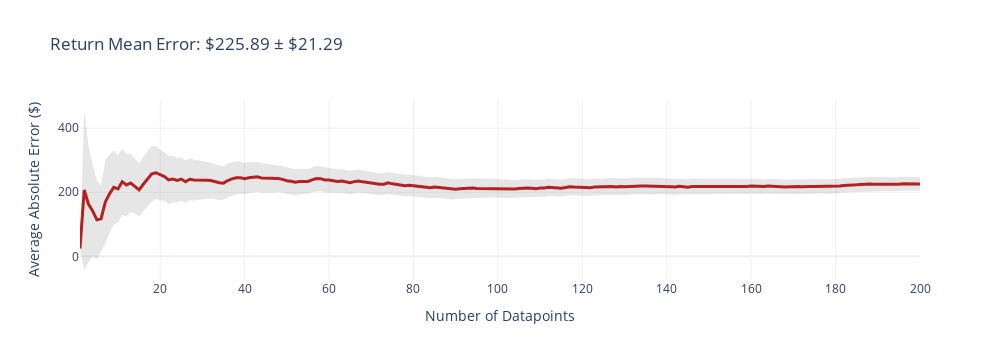
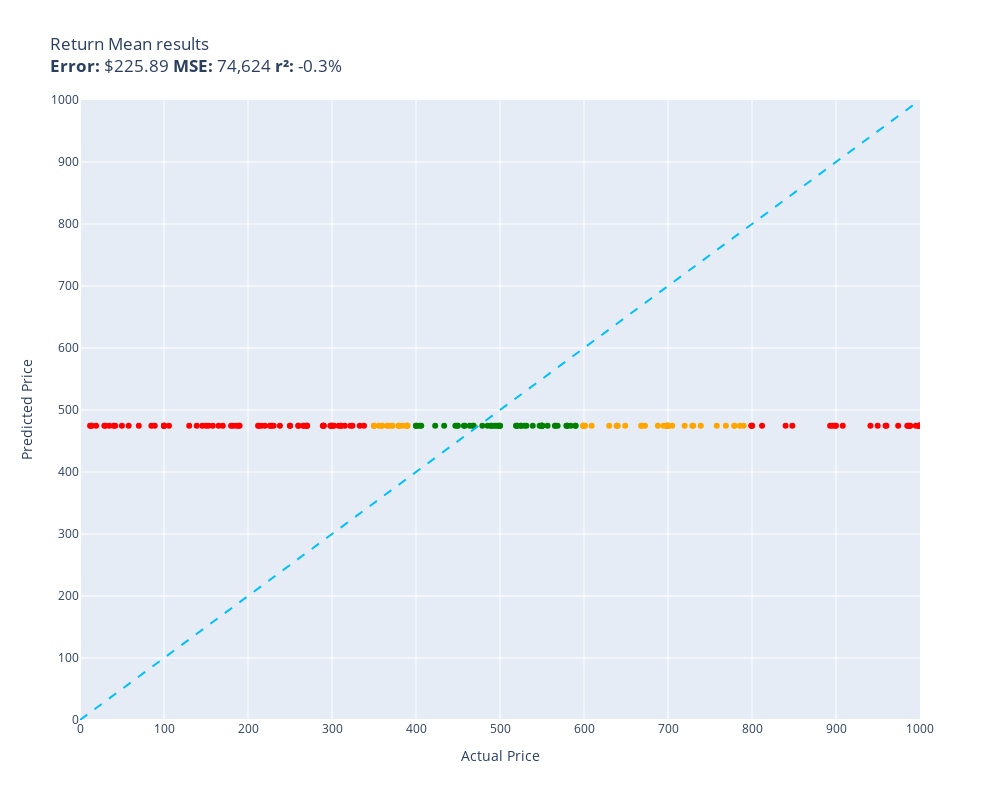

Write notebook code for charts like these, in order.
### Code cell
evaluate(return_mean, test)

### Figure 1 — Plotly figure (JSON) as saved in the notebook; plotly's stock layout.template omitted (floating-point values rounded to 4 significant figures; data arrays with more than 128 entries replaced by an {"elided": "..."} marker saying what was removed)
{"data": [{"fill": "toself", "fillcolor": "rgba(128,128,128,0.2)", "hoverinfo": "skip", "line": {"color": "rgba(255,255,255,0)"}, "name": "95% CI", "showlegend": false, "type": "scatter", "x": {"elided": "400 int values"}, "y": {"elided": "400 float values"}}, {"customdata": {"elided": "200x1 float values"}, "hovertemplate": "n=%{x}<br>Avg Error=$%{y:,.2f}<br>±95% CI=$%{customdata[0]:,.2f}<extra></extra>", "line": {"color": "firebrick", "width": 3}, "mode": "lines", "name": "Cumulative Avg Error", "type": "scatter", "x": {"elided": "200 int values"}, "y": {"elided": "200 float values"}}], "layout": {"height": 360, "showlegend": false, "title": {"text": "Return Mean Error: $225.89 ± $21.29"}, "width": 1000, "xaxis": {"title": {"text": "Number of Datapoints"}}, "yaxis": {"title": {"text": "Average Absolute Error ($)"}}}}

### Figure 2 — Plotly figure (JSON) as saved in the notebook; plotly's stock layout.template omitted (floating-point values rounded to 4 significant figures)
{"data": [{"customdata": [["Power Rangers Movie Legacy Helmet, Red\nGuess=$474.49 Actual=$449.89"], ["HP 21.5-Inch All-in-One Computer, AMD A4...\nGuess=$474.49 Actual=$550.00"], ["Minka-Aire F617L-GM Raptor 60 Inch LED C...\nGuess=$474.49 Actual=$549.95"], ["Voyager WVSXP70 Single-Camera System; Sy...\nGuess=$474.49 Actual=$478.99"], ["2021 Latest HP Laptop 15 15.6'' Full HD ...\nGuess=$474.49 Actual=$519.00"], ["Intel Xeon E5-2699 v3 Octadeca-core (18 ...\nGuess=$474.49 Actual=$589.95"], ["Power Steering Rack & Pinion For Jeep Gr...\nGuess=$474.49 Actual=$492.67"], ["Acer Aspire 5 15.6\" Full HD(1920x1080) D...\nGuess=$474.49 Actual=$497.41"], ["ADJ Products, Sweeper Beam Quad LED, Col...\nGuess=$474.49 Actual=$579.99"], ["Lorex Weatherproof Indoor/Outdoor Wired ...\nGuess=$474.49 Actual=$579.99"], ["Franklin Iron Works Eldrige Bronze Wood ...\nGuess=$474.49 Actual=$499.99"], ["ESCORT MAX 3 Laser Radar Detector - Blue...\nGuess=$474.49 Actual=$399.95"], ["1/400 White Base E.F.S.F. Pegasus - Clas...\nGuess=$474.49 Actual=$468.68"], ["2021 Dell Inspiron 3000 15 Laptop, 15.6\"...\nGuess=$474.49 Actual=$549.99"], ["Walter Products M-CXV-100-LED 90° Video ...\nGuess=$474.49 Actual=$404.72"], ["Grohe 38996000 Rapid Sl Toilet For 2X4Wa...\nGuess=$474.49 Actual=$520.10"], ["HUION Kamvas 22 Plus QLED Drawing Tablet...\nGuess=$474.49 Actual=$549.00"], ["American Standard 4332.410.075 Pekoe Bar...\nGuess=$474.49 Actual=$467.61"], ["Nantucket Sinks SR3018 30-Inch Small Rad...\nGuess=$474.49 Actual=$524.99"], ["Access 95169 Vanish Tonneau Cover\nGuess=$474.49 Actual=$433.50"], ["2022 Flagship Lenovo IdeaPad 3 Laptop, 1...\nGuess=$474.49 Actual=$499.00"], ["MSI MAG281URF, 28\" Gaming Monitor, 3840 ...\nGuess=$474.49 Actual=$568.57"], ["Fotopro E-6H Gimbal Head,Gimbal Head, La...\nGuess=$474.49 Actual=$529.00"], ["CRL \"All Glass Look\" Sprinter Van Slidin...\nGuess=$474.49 Actual=$566.00"], ["Brother HL-1440 Laser Printer\nGuess=$474.49 Actual=$495.00"], ["Apple iPhone 13 Mini, 256GB, Red - Unloc...\nGuess=$474.49 Actual=$547.19"], ["Lego Technic 9397 Logging Truck\nGuess=$474.49 Actual=$446.87"], ["Lenovo ThinkPad E560 20EV002JUS 15.6-Inc...\nGuess=$474.49 Actual=$549.97"], ["Fantech RVF 6XL EC Exterior Wall Mount, ...\nGuess=$474.49 Actual=$556.63"], ["Sennheiser OfficeRunner Convertible Wire...\nGuess=$474.49 Actual=$489.95"], ["Schecter C-6 FR DELUXE Satin Black Solid...\nGuess=$474.49 Actual=$449.00"], ["Thomas/Gardner Denver - 405ADC38/12-1/10...\nGuess=$474.49 Actual=$458.12"], ["Lenovo ThinkPad T480 14.0\" FHD Touchscre...\nGuess=$474.49 Actual=$406.27"], ["IPCamPower 21.5\" POE-Powered CCTV Spot M...\nGuess=$474.49 Actual=$499.99"], ["Sony Alpha a6000 Mirrorless Digital Came...\nGuess=$474.49 Actual=$539.00"], ["Motorola DTR700 900 MHz 50-Channel Digit...\nGuess=$474.49 Actual=$464.00"], ["HANSA Life-Size Ride-On Goat Stuffed Plu...\nGuess=$474.49 Actual=$524.95"], ["Panasonic Laptop Convertible Tablet CF-C...\nGuess=$474.49 Actual=$549.99"], ["Viqua 650713-007 UV System Power Supply\nGuess=$474.49 Actual=$520.42"], ["(2) Harmony Audio HA-V15P DJ 15\" 900W PA...\nGuess=$474.49 Actual=$422.83"], ["Taco 008-BC6 Bronze Body Cast Iron 3/4-I...\nGuess=$474.49 Actual=$485.24"], ["Dasaita 10.25\" Android Car Stereo for To...\nGuess=$474.49 Actual=$578.98"], ["Ovation Celebrity Collection 6 String Ac...\nGuess=$474.49 Actual=$531.44"], ["STERLING, a KOHLER Company 20243-NA Ster...\nGuess=$474.49 Actual=$565.35"], ["2020 HP Premium 14 inch HD Laptop, AMD A...\nGuess=$474.49 Actual=$489.00"], ["Vario-Tessar T* E 16-70mm f/4 ZA OSS Len...\nGuess=$474.49 Actual=$589.95"], ["Elkay DI-3C-101410X Stainless Steel Drop...\nGuess=$474.49 Actual=$584.21"], ["Premium Wood Rosewood 46\" x 55\" - Lip 3/...\nGuess=$474.49 Actual=$457.00"], ["PreSonus Studio One 5 Professional-Physi...\nGuess=$474.49 Actual=$399.95"], ["3M 1108501 DBI-SALA ExoFit Construction ...\nGuess=$474.49 Actual=$401.60"]], "hovertemplate": "%{customdata[0]}<extra></extra>", "legendgroup": "green", "marker": {"color": "green", "size": 6, "symbol": "circle"}, "mode": "markers", "name": "green", "orientation": "v", "showlegend": true, "type": "scatter", "x": [449.9, 550.0, 550.0, 479.0, 519.0, 590.0, 492.7, 497.4, 580.0, 580.0, 500.0, 399.9, 468.7, 550.0, 404.7, 520.1, 549.0, 467.6, 525.0, 433.5, 499.0, 568.6, 529.0, 566.0, 495.0, 547.2, 446.9, 550.0, 556.6, 489.9, 449.0, 458.1, 406.3, 500.0, 539.0, 464.0, 525.0, 550.0, 520.4, 422.8, 485.2, 579.0, 531.4, 565.4, 489.0, 590.0, 584.2, 457.0, 399.9, 401.6], "xaxis": "x", "y": [474.5, 474.5, 474.5, 474.5, 474.5, 474.5, 474.5, 474.5, 474.5, 474.5, 474.5, 474.5, 474.5, 474.5, 474.5, 474.5, 474.5, 474.5, 474.5, 474.5, 474.5, 474.5, 474.5, 474.5, 474.5, 474.5, 474.5, 474.5, 474.5, 474.5, 474.5, 474.5, 474.5, 474.5, 474.5, 474.5, 474.5, 474.5, 474.5, 474.5, 474.5, 474.5, 474.5, 474.5, 474.5, 474.5, 474.5, 474.5, 474.5, 474.5], "yaxis": "y"}, {"customdata": [["Meinl 10\" Splash Cymbal - Classics Custo...\nGuess=$474.49 Actual=$84.99"], ["Cambium Networks | cnPilot e700 Enterpri...\nGuess=$474.49 Actual=$959.00"], ["S1 Pro+ Portable Wireless PA System with...\nGuess=$474.49 Actual=$848.00"], ["ODK 2 Drawer File Cabinet, Mobile Cabine...\nGuess=$474.49 Actual=$99.99"], ["Victor DCX760G High Rise Collection Heig...\nGuess=$474.49 Actual=$307.92"], ["Aileap Aluminum Bike Phone Holder 360° A...\nGuess=$474.49 Actual=$13.99"], ["Zonstore Modern Art Deco Chandelier, Han...\nGuess=$474.49 Actual=$960.00"], ["Arturia KeyLab 88 MIDI/USB Hammer-Action...\nGuess=$474.49 Actual=$999.99"], ["Digital Coaster 2.0 Paging System, Coast...\nGuess=$474.49 Actual=$986.00"], ["Kodak PIXPRO FZ55 Digital Camera (Red) +...\nGuess=$474.49 Actual=$152.95"], ["American DJ Supply DMX Controller DMXOPE...\nGuess=$474.49 Actual=$324.29"], ["Godox SL60IID LED Video Light, with RC-A...\nGuess=$474.49 Actual=$139.00"], ["Ronsit New 6Pcs 1038 Carbon Fiber Propel...\nGuess=$474.49 Actual=$29.99"], ["Dell Latitude 5400 Laptop 14 - Intel Cor...\nGuess=$474.49 Actual=$302.45"], ["XiL Drones with 4K UHD Camera for adults...\nGuess=$474.49 Actual=$215.86"], ["Delta Faucet 4-Spray H2Okinetic In2ition...\nGuess=$474.49 Actual=$266.62"], ["Tamron SP 24-70mm f/2.8 Di VC USD for Ni...\nGuess=$474.49 Actual=$999.95"], ["Delta Industrial 46-460 12-1/2-inch Vari...\nGuess=$474.49 Actual=$895.71"], ["Polycom VVX 450 Business IP Phone (Power...\nGuess=$474.49 Actual=$105.95"], ["Classic Lighting 8334 EB C Gabrielle, Cr...\nGuess=$474.49 Actual=$213.00"], ["Cross Tech3+ Refillable Multi-Function B...\nGuess=$474.49 Actual=$99.99"], ["dadaguy Lion Knights Castle, European Me...\nGuess=$474.49 Actual=$158.00"], ["HP Compaq Pro 500B MT Mini Tower Compute...\nGuess=$474.49 Actual=$179.84"], ["KICKER 6.5\" Silver Marine Speakers (Qty ...\nGuess=$474.49 Actual=$259.92"], ["iOCHOW Auto Feed Paper Shredder: 150-She...\nGuess=$474.49 Actual=$289.00"], ["RCA 32-inch Flat Screen 1080p Roku Smart...\nGuess=$474.49 Actual=$189.99"], ["Dell Latitude 7400 14\" Touchscreen 2 in ...\nGuess=$474.49 Actual=$799.99"], ["Blackmagic Design ATEM Mini Extreme Bund...\nGuess=$474.49 Actual=$995.00"], ["Emraw 2 Dual Blade Sharpener + 2 Round R...\nGuess=$474.49 Actual=$19.18"], ["Funko Pop! Inspector Gadget Chase Figure...\nGuess=$474.49 Actual=$41.98"], ["Game Master Screen made for Board Role P...\nGuess=$474.49 Actual=$99.99"], ["Fasco A177 Specific Purpose Blowers, Int...\nGuess=$474.49 Actual=$237.97"], ["wet sounds | SHIVR-55-TAN | SHIVR-55 Des...\nGuess=$474.49 Actual=$999.99"], ["Dayton Audio IO525BT 5-1/4\" 2-Way 70V In...\nGuess=$474.49 Actual=$164.98"], ["Safco 5363Bl Extra-Deep Locking Mobile T...\nGuess=$474.49 Actual=$265.77"], ["JVC HAA11T Series Marshmallow True Wirel...\nGuess=$474.49 Actual=$49.89"], ["SAMSUNG 27-inch M5 Smart Monitor with Mo...\nGuess=$474.49 Actual=$249.99"], ["Lone Star Racing Swingarm - Rear - Silve...\nGuess=$474.49 Actual=$811.95"], ["Farmhouse Kitchen Island Lighting, 3-Lig...\nGuess=$474.49 Actual=$169.99"], ["Honeywell TB7100A1000 MultiPRO 7000 Mult...\nGuess=$474.49 Actual=$145.56"], ["Boho Chandelier, 3-Light Chandeliers for...\nGuess=$474.49 Actual=$227.74"], ["ART TubeMix Five Channel Mixer with USB ...\nGuess=$474.49 Actual=$289.99"], ["9,000 BTU CoVac Ductless Mini-Split Air ...\nGuess=$474.49 Actual=$840.00"], ["HP 15.6\" FHD IPS Micro-Edge Laptop, Inte...\nGuess=$474.49 Actual=$322.00"], ["deflecto ExecuMat Wide Lip High Pile Cha...\nGuess=$474.49 Actual=$310.72"], ["HP X7W54UT Elite USB-C Docking Station\nGuess=$474.49 Actual=$249.99"], ["Schluter Kerdi 72-Inch X 72-Inch Shower ...\nGuess=$474.49 Actual=$892.99"], ["Ebros Gift The Accolade Medieval Kneelin...\nGuess=$474.49 Actual=$211.99"], ["Samsung NX300M 20.3MP CMOS Smart WiFi & ...\nGuess=$474.49 Actual=$899.99"], ["Mount-It! Electric Mobile Height Adjusta...\nGuess=$474.49 Actual=$269.99"], ["SawStop CTS-120A60 Compact Table Saw - 1...\nGuess=$474.49 Actual=$974.00"], ["Shuttle XPC Slim DH470 Mini Barebone PC ...\nGuess=$474.49 Actual=$310.99"], ["Tier1 64,000 Grain High Efficiency Digit...\nGuess=$474.49 Actual=$949.59"], ["RME MADIface USB 2.0 Audio Interface wit...\nGuess=$474.49 Actual=$999.00"], ["Hellermann Tyton TAG53T2-100B Thermal Tr...\nGuess=$474.49 Actual=$270.40"], ["Bushwacker Pocket/Rivet Style Front Fend...\nGuess=$474.49 Actual=$338.11"], ["Celestron – Echelon 20x70 Porro Binocula...\nGuess=$474.49 Actual=$999.00"], ["Xipoo Fit Toyota RAV4 Seat Covers Front ...\nGuess=$474.49 Actual=$219.99"], ["HISTTON Fanless Industrial Mini PC Intel...\nGuess=$474.49 Actual=$999.00"], ["Audioengine A2+ Plus Powered Bluetooth S...\nGuess=$474.49 Actual=$298.00"], ["SmartSign \"Calibrated - by/Date/Due\" Lab...\nGuess=$474.49 Actual=$28.95"], ["Sonos Arc SL\nGuess=$474.49 Actual=$799.00"], ["QMx Quantum Mechanix Serenity Cutaway Re...\nGuess=$474.49 Actual=$984.84"], ["Marketing Holders Pastry Storage Bin 12....\nGuess=$474.49 Actual=$185.99"], ["Bundle Deal: Fail-Safe 0.5 W Long Range ...\nGuess=$474.49 Actual=$289.95"], ["Sony a7 Full-Frame Mirrorless Digital Ca...\nGuess=$474.49 Actual=$799.99"], ["SONY Walkman A series NW-A35HN 16GB Nois...\nGuess=$474.49 Actual=$333.00"], ["HP 2021 Newest Pavilion Gaming Desktop C...\nGuess=$474.49 Actual=$988.28"], ["Bose Smart Soundbar 300 Bluetooth Wi-Fi ...\nGuess=$474.49 Actual=$988.00"], ["WOODBRIDGE F0002CH Contemporary Single H...\nGuess=$474.49 Actual=$189.02"], ["BOPAI 30L Travel Backpack for Men Busine...\nGuess=$474.49 Actual=$99.99"], ["Wireless Valve Controller & Bulldog Valv...\nGuess=$474.49 Actual=$299.99"], ["Readywares Waxed Canvas Zip Top Tote Bag...\nGuess=$474.49 Actual=$69.99"], ["Deluxe Xl Soap/Lotion Dispenser\nGuess=$474.49 Actual=$230.47"], ["Nord Drum 3P Modeling Percussion Synthes...\nGuess=$474.49 Actual=$999.99"], ["OSP Cases | ATA Road Case | Utility Truc...\nGuess=$474.49 Actual=$940.99"], ["In Win EN708 Micro ATX Mini Tower Comput...\nGuess=$474.49 Actual=$57.90"], ["MegaGear Ever Ready Genuine Leather Came...\nGuess=$474.49 Actual=$39.99"], ["ACXLIFE iPhone Xr Case,Xr Wallet Credit ...\nGuess=$474.49 Actual=$11.99"], ["Walrus Audio Descent Reverb/Octave Machi...\nGuess=$474.49 Actual=$299.00"], ["Hampton 3 Light Brass Etruscan Crystal D...\nGuess=$474.49 Actual=$269.99"], ["HP ISS 652749-B21 1TB 6G SAS 7.2K RPM SF...\nGuess=$474.49 Actual=$89.00"], ["MOEN GEC9 V2 COMMANDER Effects Switcher ...\nGuess=$474.49 Actual=$290.00"], ["2019 HP Pavilion 15 Laptop 15.6\" Touchsc...\nGuess=$474.49 Actual=$908.00"], ["Lenovo 2023 Newest IdeaCentre 3 Desktop,...\nGuess=$474.49 Actual=$999.99"], ["ASUS TUF 15.6” FHD 144Hz IPS Gaming Lapt...\nGuess=$474.49 Actual=$999.00"], ["DNA Motoring RA-3000GT-2 2-Row Full Alum...\nGuess=$474.49 Actual=$149.99"], ["Halloween Candy Basket Light Up Pumpkin ...\nGuess=$474.49 Actual=$12.99"], ["Sherman Replacement Part Compatible with...\nGuess=$474.49 Actual=$182.22"], ["ZLPOWER Portable Photo Booth Shell Stand...\nGuess=$474.49 Actual=$899.00"], ["Durent Lighting Antique Copper Drum Chan...\nGuess=$474.49 Actual=$299.99"], ["EAG Replacement ABS Upper Grille Front H...\nGuess=$474.49 Actual=$225.99"], ["iStorage diskAshur PRO2 HDD 2TB Secure p...\nGuess=$474.49 Actual=$315.31"], ["adidas Originals Adicolor Back Cover Blu...\nGuess=$474.49 Actual=$34.85"], ["HP 2022 Newest 22-inch FHD IPS Touchscre...\nGuess=$474.49 Actual=$999.00"], ["InFocus SP-LAMP-017 Certified Replacemen...\nGuess=$474.49 Actual=$259.99"], ["Equalizer Push Knife 24\" with HydroBlade...\nGuess=$474.49 Actual=$130.00"]], "hovertemplate": "%{customdata[0]}<extra></extra>", "legendgroup": "red", "marker": {"color": "red", "size": 6, "symbol": "circle"}, "mode": "markers", "name": "red", "orientation": "v", "showlegend": true, "type": "scatter", "x": [84.99, 959.0, 848.0, 99.99, 307.9, 13.99, 960.0, 1000.0, 986.0, 152.9, 324.3, 139.0, 29.99, 302.4, 215.9, 266.6, 1000.0, 895.7, 106.0, 213.0, 99.99, 158.0, 179.8, 259.9, 289.0, 190.0, 800.0, 995.0, 19.18, 41.98, 99.99, 238.0, 1000.0, 165.0, 265.8, 49.89, 250.0, 812.0, 170.0, 145.6, 227.7, 290.0, 840.0, 322.0, 310.7, 250.0, 893.0, 212.0, 900.0, 270.0, 974.0, 311.0, 949.6, 999.0, 270.4, 338.1, 999.0, 220.0, 999.0, 298.0, 28.95, 799.0, 984.8, 186.0, 289.9, 800.0, 333.0, 988.3, 988.0, 189.0, 99.99, 300.0, 69.99, 230.5, 1000.0, 941.0, 57.9, 39.99, 11.99, 299.0, 270.0, 89.0, 290.0, 908.0, 1000.0, 999.0, 150.0, 12.99, 182.2, 899.0, 300.0, 226.0, 315.3, 34.85, 999.0, 260.0, 130.0], "xaxis": "x", "y": [474.5, 474.5, 474.5, 474.5, 474.5, 474.5, 474.5, 474.5, 474.5, 474.5, 474.5, 474.5, 474.5, 474.5, 474.5, 474.5, 474.5, 474.5, 474.5, 474.5, 474.5, 474.5, 474.5, 474.5, 474.5, 474.5, 474.5, 474.5, 474.5, 474.5, 474.5, 474.5, 474.5, 474.5, 474.5, 474.5, 474.5, 474.5, 474.5, 474.5, 474.5, 474.5, 474.5, 474.5, 474.5, 474.5, 474.5, 474.5, 474.5, 474.5, 474.5, 474.5, 474.5, 474.5, 474.5, 474.5, 474.5, 474.5, 474.5, 474.5, 474.5, 474.5, 474.5, 474.5, 474.5, 474.5, 474.5, 474.5, 474.5, 474.5, 474.5, 474.5, 474.5, 474.5, 474.5, 474.5, 474.5, 474.5, 474.5, 474.5, 474.5, 474.5, 474.5, 474.5, 474.5, 474.5, 474.5, 474.5, 474.5, 474.5, 474.5, 474.5, 474.5, 474.5, 474.5, 474.5, 474.5], "yaxis": "y"}, {"customdata": [["Leeson 108047.00 Low Voltage DC Motor, 5...\nGuess=$474.49 Actual=$609.13"], ["SCHNEIDER ELECTRIC 8911DPSO43V02 Starter...\nGuess=$474.49 Actual=$367.54"], ["KAKA Industrial MB-36 Manual Hand Brake ...\nGuess=$474.49 Actual=$778.99"], ["Datavideo DAC-60 HD/SD-SDI to VGA Conver...\nGuess=$474.49 Actual=$379.00"], ["Replacement for 2014-2019 Chevrolet Corv...\nGuess=$474.49 Actual=$629.98"], ["Wooden Camera C-Box 3G-SDI and HDMI Conv...\nGuess=$474.49 Actual=$768.90"], ["Infinity Marine Bundle - Three Pairs of ...\nGuess=$474.49 Actual=$719.85"], ["HP 15 15.6 inches Laptop Computer_ Intel...\nGuess=$474.49 Actual=$669.00"], ["Lensbaby Composer Pro II with Sweet 35 O...\nGuess=$474.49 Actual=$349.95"], ["WALCUT 36\" Bathroom Vanity and Sink Comb...\nGuess=$474.49 Actual=$667.99"], ["Proto Stanley Industrial JSCVMT-13S Full...\nGuess=$474.49 Actual=$365.75"], ["RF Explorer Handheld Spectrum Analyzer 6...\nGuess=$474.49 Actual=$389.00"], ["Canon 1380C002-cr EF 24? 105mm f/4L is I...\nGuess=$474.49 Actual=$705.00"], ["Panasonic KX-HN6092W Smart Home Monitori...\nGuess=$474.49 Actual=$638.92"], ["Lenovo Flex 5 14\" FHD Touchscreen 2-in-1...\nGuess=$474.49 Actual=$739.00"], ["MSI Bravo 15 15.6\" 144Hz Gaming Laptop: ...\nGuess=$474.49 Actual=$699.99"], ["Orion EQ-26 Motorized Equatorial Telesco...\nGuess=$474.49 Actual=$699.99"], ["Korg EK50L Keyboard with High-Output Spe...\nGuess=$474.49 Actual=$699.99"], ["DEMMEX Swag Wall Plug in Turkish Morocca...\nGuess=$474.49 Actual=$379.80"], ["Bushnell 10x42mm Nitro Binocular Black R...\nGuess=$474.49 Actual=$349.99"], ["HP 2021 Premium 17 Laptop Computer I 17....\nGuess=$474.49 Actual=$779.00"], ["Dell 03YNJ Toner Cartridge B5460dn Laser...\nGuess=$474.49 Actual=$389.00"], ["Compatible with 2004-2012 GMC Canyon Cre...\nGuess=$474.49 Actual=$355.95"], ["BROTHER SX-4000 LCD DISPLAY TYPEWRITER (...\nGuess=$474.49 Actual=$359.95"], ["BLANCO 526389 Urbena Kitchen Faucet, 1.5...\nGuess=$474.49 Actual=$601.25"], ["KOHLER K-13689-SN Faucet, Vibrant Polish...\nGuess=$474.49 Actual=$389.00"], ["Power Fold Heat Signal Memory Chrome Mir...\nGuess=$474.49 Actual=$389.99"], ["Samsung Galaxy S20 Ultra 5G (128GB, 12GB...\nGuess=$474.49 Actual=$697.97"], ["PreSonus ioStation 24c 2x2 USB-C Audio I...\nGuess=$474.49 Actual=$379.99"], ["2016 Dell Inspiron 15.6\" 2-in-1 Full HD ...\nGuess=$474.49 Actual=$699.00"], ["APC 750VA Smart-UPS Rackmount Sine Wave ...\nGuess=$474.49 Actual=$789.99"], ["WELLMATE PENTAIR WM6 WM-6 20 gallon quic...\nGuess=$474.49 Actual=$371.99"], ["Arlo Pro 4 XL Spotlight 3 Camera Securit...\nGuess=$474.49 Actual=$359.00"], ["ALFI brand AB2317 Kitchen Sink, White\nGuess=$474.49 Actual=$371.47"], ["Makita XCV23Z 18V X2 (36V) LXT® Lithium-...\nGuess=$474.49 Actual=$599.00"], ["HP 250 G7 15.6\" LCD Notebook - Intel Cor...\nGuess=$474.49 Actual=$599.00"], ["AOKOY Load 200Ibs Side by Side 2-Seater ...\nGuess=$474.49 Actual=$599.90"], ["Dell PowerEdge R730 Server 2X E5-2680v3 ...\nGuess=$474.49 Actual=$640.20"], ["Lenovo Ideapad Flex 5i 14\" LED Display 2...\nGuess=$474.49 Actual=$728.99"], ["MyBinding - Professional Grade Laminatin...\nGuess=$474.49 Actual=$349.99"], ["BlackVue DR750X-2CH Truck Plus 32GB | Wa...\nGuess=$474.49 Actual=$383.99"], ["ALFI brand AB2418UM-B 24\" x 18\" Undermou...\nGuess=$474.49 Actual=$672.61"], ["Supermicro LGA2011/ Intel C612/ DDR4/ SA...\nGuess=$474.49 Actual=$599.95"], ["Lenovo ThinkCentre M910s 10MK000QUS Desk...\nGuess=$474.49 Actual=$729.99"], ["Lenovo 2022 Yoga 7i 2-in-1 15.6-inch FHD...\nGuess=$474.49 Actual=$699.00"], ["2014 Microsoft Surface Pro 3 12-Inch Tou...\nGuess=$474.49 Actual=$639.00"], ["Spyclops SPYP-NVR8KIT4K 4K PoE NVR Kit w...\nGuess=$474.49 Actual=$694.68"], ["BATHJOY 36” White Bathroom Wood Vanity C...\nGuess=$474.49 Actual=$699.99"], ["BenQ HT2050A 1080P Home Theater Projecto...\nGuess=$474.49 Actual=$699.00"], ["Brother MFC-J680DW All-in-One Color Inkj...\nGuess=$474.49 Actual=$688.00"], ["SONY DSR-11 DVCAM Digital Videocassette ...\nGuess=$474.49 Actual=$758.00"], ["ASUS Q304UA 13.3-inch 2-in-1 Touchscreen...\nGuess=$474.49 Actual=$649.00"], ["Tile Redi P3042C-DRRDPVZ Shower Pan Kit ...\nGuess=$474.49 Actual=$785.61"]], "hovertemplate": "%{customdata[0]}<extra></extra>", "legendgroup": "orange", "marker": {"color": "orange", "size": 6, "symbol": "circle"}, "mode": "markers", "name": "orange", "orientation": "v", "showlegend": true, "type": "scatter", "x": [609.1, 367.5, 779.0, 379.0, 630.0, 768.9, 719.9, 669.0, 349.9, 668.0, 365.8, 389.0, 705.0, 638.9, 739.0, 700.0, 700.0, 700.0, 379.8, 350.0, 779.0, 389.0, 355.9, 359.9, 601.2, 389.0, 390.0, 698.0, 380.0, 699.0, 790.0, 372.0, 359.0, 371.5, 599.0, 599.0, 599.9, 640.2, 729.0, 350.0, 384.0, 672.6, 600.0, 730.0, 699.0, 639.0, 694.7, 700.0, 699.0, 688.0, 758.0, 649.0, 785.6], "xaxis": "x", "y": [474.5, 474.5, 474.5, 474.5, 474.5, 474.5, 474.5, 474.5, 474.5, 474.5, 474.5, 474.5, 474.5, 474.5, 474.5, 474.5, 474.5, 474.5, 474.5, 474.5, 474.5, 474.5, 474.5, 474.5, 474.5, 474.5, 474.5, 474.5, 474.5, 474.5, 474.5, 474.5, 474.5, 474.5, 474.5, 474.5, 474.5, 474.5, 474.5, 474.5, 474.5, 474.5, 474.5, 474.5, 474.5, 474.5, 474.5, 474.5, 474.5, 474.5, 474.5, 474.5, 474.5], "yaxis": "y"}, {"hoverinfo": "skip", "line": {"color": "deepskyblue", "dash": "dash", "width": 2}, "mode": "lines", "name": "y = x", "showlegend": false, "type": "scatter", "x": [0, 1000.0], "y": [0, 1000.0]}], "layout": {"height": 800, "legend": {"title": {"text": "color"}, "tracegroupgap": 0}, "showlegend": false, "title": {"text": "Return Mean results<br><b>Error:</b> $225.89 <b>MSE:</b> 74,624 <b>r²:</b> -0.3%"}, "width": 1000, "xaxis": {"anchor": "y", "domain": [0, 1], "range": [0, 1000.0], "title": {"text": "Actual Price"}}, "yaxis": {"anchor": "x", "domain": [0, 1], "range": [0, 1000.0], "title": {"text": "Predicted Price"}}}}
